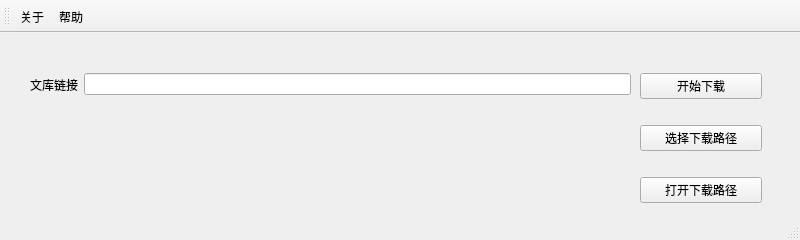
<?xml version="1.0" encoding="UTF-8"?>
<ui version="4.0">
 <class>MainWindow</class>
 <widget class="QMainWindow" name="MainWindow">
  <property name="geometry">
   <rect>
    <x>0</x>
    <y>0</y>
    <width>800</width>
    <height>240</height>
   </rect>
  </property>
  <property name="windowTitle">
   <string>MainWindow</string>
  </property>
  <widget class="QWidget" name="centralwidget">
   <widget class="QWidget" name="layoutWidget">
    <property name="geometry">
     <rect>
      <x>640</x>
      <y>20</y>
      <width>122</width>
      <height>171</height>
     </rect>
    </property>
    <layout class="QVBoxLayout" name="verticalLayout">
     <item>
      <widget class="QPushButton" name="btn_download">
       <property name="text">
        <string>开始下载</string>
       </property>
      </widget>
     </item>
     <item>
      <widget class="QPushButton" name="btn_selectdir">
       <property name="text">
        <string>选择下载路径</string>
       </property>
      </widget>
     </item>
     <item>
      <widget class="QPushButton" name="btn_opendir">
       <property name="text">
        <string>打开下载路径</string>
       </property>
      </widget>
     </item>
    </layout>
   </widget>
   <widget class="QWidget" name="layoutWidget">
    <property name="geometry">
     <rect>
      <x>30</x>
      <y>40</y>
      <width>601</width>
      <height>23</height>
     </rect>
    </property>
    <layout class="QHBoxLayout" name="horizontalLayout">
     <item>
      <widget class="QLabel" name="label">
       <property name="text">
        <string>文库链接</string>
       </property>
      </widget>
     </item>
     <item>
      <widget class="QLineEdit" name="ldt_link"/>
     </item>
    </layout>
   </widget>
  </widget>
  <widget class="QStatusBar" name="statusbar"/>
  <widget class="QToolBar" name="toolBar">
   <property name="windowTitle">
    <string>toolBar</string>
   </property>
   <attribute name="toolBarArea">
    <enum>TopToolBarArea</enum>
   </attribute>
   <attribute name="toolBarBreak">
    <bool>false</bool>
   </attribute>
   <addaction name="actAbout"/>
   <addaction name="actHelp"/>
  </widget>
  <action name="actAbout">
   <property name="text">
    <string>关于</string>
   </property>
  </action>
  <action name="actHelp">
   <property name="text">
    <string>帮助</string>
   </property>
  </action>
 </widget>
 <resources/>
 <connections/>
</ui>
